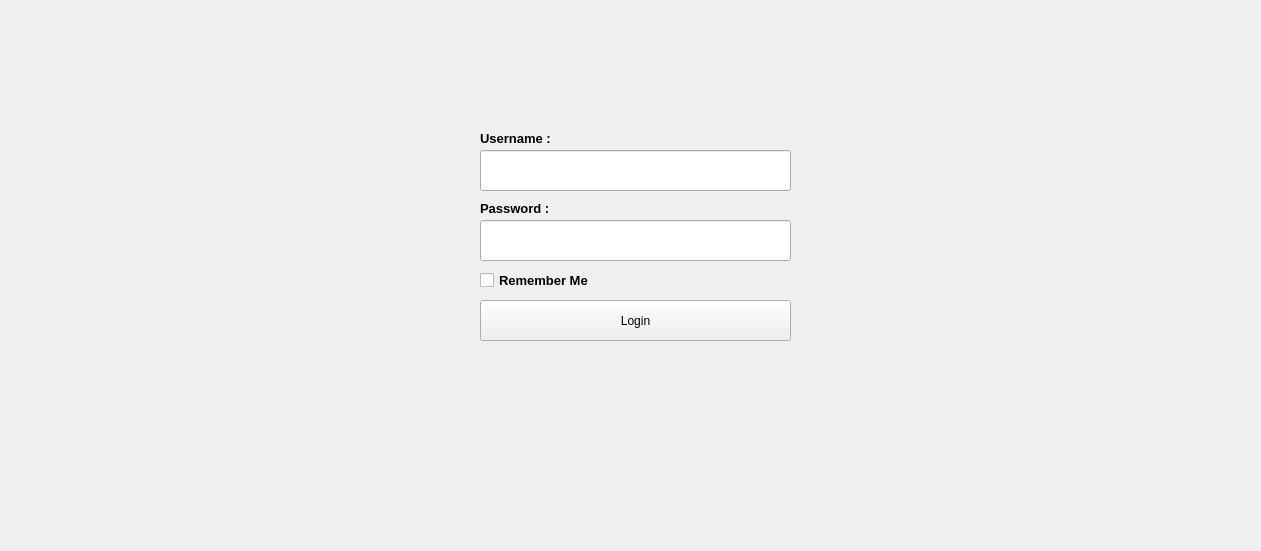
       <widget class="QFrame" name="frm_lock">
        <property name="geometry">
         <rect>
          <x>10</x>
          <y>20</y>
          <width>1261</width>
          <height>551</height>
         </rect>
        </property>
        <property name="frameShape">
         <enum>QFrame::NoFrame</enum>
        </property>
        <property name="frameShadow">
         <enum>QFrame::Plain</enum>
        </property>
        <widget class="QLabel" name="label_15">
         <property name="geometry">
          <rect>
           <x>480</x>
           <y>130</y>
           <width>141</width>
           <height>16</height>
          </rect>
         </property>
         <property name="font">
          <font>
           <pointsize>10</pointsize>
           <weight>75</weight>
           <bold>true</bold>
          </font>
         </property>
         <property name="styleSheet">
          <string notr="true">color: rgb(0, 0, 0);</string>
         </property>
         <property name="text">
          <string>Username :</string>
         </property>
        </widget>
        <widget class="QLabel" name="label_16">
         <property name="geometry">
          <rect>
           <x>480</x>
           <y>200</y>
           <width>141</width>
           <height>16</height>
          </rect>
         </property>
         <property name="font">
          <font>
           <pointsize>10</pointsize>
           <weight>75</weight>
           <bold>true</bold>
          </font>
         </property>
         <property name="styleSheet">
          <string notr="true">color: rgb(0, 0, 0);</string>
         </property>
         <property name="text">
          <string>Password :</string>
         </property>
        </widget>
        <widget class="QPushButton" name="btn_login">
         <property name="geometry">
          <rect>
           <x>480</x>
           <y>300</y>
           <width>311</width>
           <height>41</height>
          </rect>
         </property>
         <property name="text">
          <string>Login</string>
         </property>
        </widget>
        <widget class="QLineEdit" name="txt_password">
         <property name="geometry">
          <rect>
           <x>480</x>
           <y>220</y>
           <width>311</width>
           <height>41</height>
          </rect>
         </property>
         <property name="font">
          <font>
           <pointsize>18</pointsize>
           <weight>75</weight>
           <bold>true</bold>
          </font>
         </property>
         <property name="styleSheet">
          <string notr="true">color: rgb(255, 255, 255);</string>
         </property>
         <property name="text">
          <string/>
         </property>
         <property name="echoMode">
          <enum>QLineEdit::Password</enum>
         </property>
         <property name="alignment">
          <set>Qt::AlignCenter</set>
         </property>
        </widget>
        <widget class="QLineEdit" name="txt_username">
         <property name="geometry">
          <rect>
           <x>480</x>
           <y>150</y>
           <width>311</width>
           <height>41</height>
          </rect>
         </property>
         <property name="font">
          <font>
           <pointsize>18</pointsize>
           <weight>75</weight>
           <bold>true</bold>
          </font>
         </property>
         <property name="styleSheet">
          <string notr="true">color: rgb(255, 255, 255);</string>
         </property>
         <property name="text">
          <string/>
         </property>
         <property name="echoMode">
          <enum>QLineEdit::Normal</enum>
         </property>
         <property name="alignment">
          <set>Qt::AlignCenter</set>
         </property>
        </widget>
        <widget class="QCheckBox" name="chm_remember">
         <property name="geometry">
          <rect>
           <x>480</x>
           <y>270</y>
           <width>151</width>
           <height>20</height>
          </rect>
         </property>
         <property name="font">
          <font>
           <pointsize>10</pointsize>
           <weight>75</weight>
           <bold>true</bold>
          </font>
         </property>
         <property name="styleSheet">
          <string notr="true">color: rgb(0, 0, 0);</string>
         </property>
         <property name="text">
          <string>Remember Me</string>
         </property>
        </widget>
       </widget>
